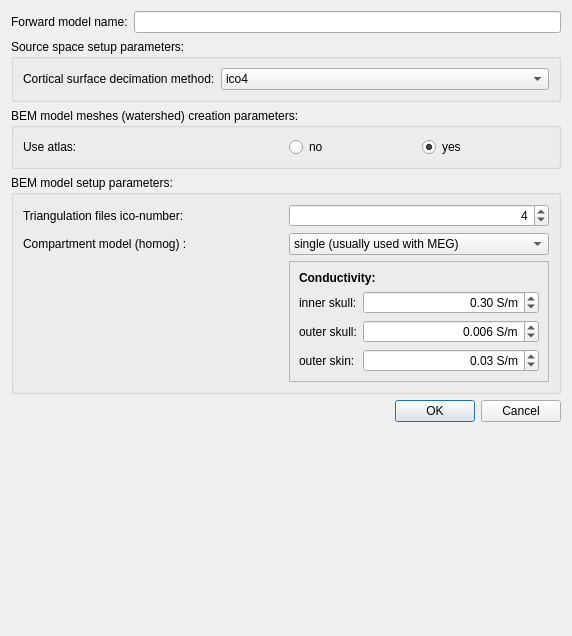
<?xml version="1.0" encoding="UTF-8"?>
<ui version="4.0">
 <class>forwardModelDialog</class>
 <widget class="QDialog" name="forwardModelDialog">
  <property name="geometry">
   <rect>
    <x>0</x>
    <y>0</y>
    <width>572</width>
    <height>636</height>
   </rect>
  </property>
  <property name="windowTitle">
   <string>Create new forward model</string>
  </property>
  <property name="modal">
   <bool>true</bool>
  </property>
  <layout class="QFormLayout" name="formLayout_3">
   <item row="4" column="0" colspan="2">
    <widget class="QDialogButtonBox" name="buttonBox">
     <property name="orientation">
      <enum>Qt::Horizontal</enum>
     </property>
     <property name="standardButtons">
      <set>QDialogButtonBox::Cancel|QDialogButtonBox::Ok</set>
     </property>
    </widget>
   </item>
   <item row="0" column="0" colspan="2">
    <layout class="QHBoxLayout" name="horizontalLayout_6">
     <item>
      <widget class="QLabel" name="labelFModelName">
       <property name="text">
        <string>Forward model name:</string>
       </property>
      </widget>
     </item>
     <item>
      <widget class="QLineEdit" name="lineEditFModelName"/>
     </item>
    </layout>
   </item>
   <item row="3" column="0" colspan="2">
    <widget class="QGroupBox" name="groupBoxSetupBem">
     <property name="title">
      <string>BEM model setup parameters:</string>
     </property>
     <layout class="QGridLayout" name="gridLayout">
      <item row="1" column="0">
       <widget class="QLabel" name="labelHomog">
        <property name="text">
         <string>Compartment model (homog) :</string>
        </property>
        <property name="buddy">
         <cstring>comboBoxCompartmentModel</cstring>
        </property>
       </widget>
      </item>
      <item row="1" column="1">
       <widget class="QComboBox" name="comboBoxCompartmentModel">
        <item>
         <property name="text">
          <string>single (usually used with MEG)</string>
         </property>
        </item>
        <item>
         <property name="text">
          <string>three layer</string>
         </property>
        </item>
       </widget>
      </item>
      <item row="2" column="1">
       <widget class="QFrame" name="frame_2">
        <property name="frameShape">
         <enum>QFrame::StyledPanel</enum>
        </property>
        <property name="frameShadow">
         <enum>QFrame::Raised</enum>
        </property>
        <layout class="QFormLayout" name="formLayout_2">
         <item row="0" column="0" colspan="2">
          <widget class="QLabel" name="labelConductivity">
           <property name="text">
            <string>&lt;html&gt;&lt;head/&gt;&lt;body&gt;&lt;p&gt;&lt;span style=&quot; font-weight:600;&quot;&gt;Conductivity:&lt;/span&gt;&lt;/p&gt;&lt;/body&gt;&lt;/html&gt;</string>
           </property>
          </widget>
         </item>
         <item row="1" column="0">
          <widget class="QLabel" name="labelBrainComp">
           <property name="text">
            <string>inner skull:</string>
           </property>
           <property name="buddy">
            <cstring>doubleSpinBoxBrainConductivity</cstring>
           </property>
          </widget>
         </item>
         <item row="1" column="1">
          <widget class="QDoubleSpinBox" name="doubleSpinBoxBrainConductivity">
           <property name="alignment">
            <set>Qt::AlignRight|Qt::AlignTrailing|Qt::AlignVCenter</set>
           </property>
           <property name="suffix">
            <string> S/m</string>
           </property>
           <property name="decimals">
            <number>2</number>
           </property>
           <property name="value">
            <double>0.300000000000000</double>
           </property>
          </widget>
         </item>
         <item row="2" column="0">
          <widget class="QLabel" name="labelSkullComp">
           <property name="text">
            <string>outer skull:</string>
           </property>
           <property name="buddy">
            <cstring>doubleSpinBoxSkullConductivity</cstring>
           </property>
          </widget>
         </item>
         <item row="2" column="1">
          <widget class="QDoubleSpinBox" name="doubleSpinBoxSkullConductivity">
           <property name="alignment">
            <set>Qt::AlignRight|Qt::AlignTrailing|Qt::AlignVCenter</set>
           </property>
           <property name="prefix">
            <string/>
           </property>
           <property name="suffix">
            <string> S/m</string>
           </property>
           <property name="decimals">
            <number>3</number>
           </property>
           <property name="value">
            <double>0.006000000000000</double>
           </property>
          </widget>
         </item>
         <item row="3" column="0">
          <widget class="QLabel" name="labelScalpComp">
           <property name="text">
            <string>outer skin:</string>
           </property>
           <property name="buddy">
            <cstring>doubleSpinBoxScalpConductivity</cstring>
           </property>
          </widget>
         </item>
         <item row="3" column="1">
          <widget class="QDoubleSpinBox" name="doubleSpinBoxScalpConductivity">
           <property name="alignment">
            <set>Qt::AlignRight|Qt::AlignTrailing|Qt::AlignVCenter</set>
           </property>
           <property name="suffix">
            <string> S/m</string>
           </property>
           <property name="value">
            <double>0.030000000000000</double>
           </property>
          </widget>
         </item>
        </layout>
       </widget>
      </item>
      <item row="0" column="0">
       <widget class="QLabel" name="labelTriangIco">
        <property name="text">
         <string>Triangulation files ico-number:</string>
        </property>
       </widget>
      </item>
      <item row="0" column="1">
       <widget class="QSpinBox" name="spinBoxTriangFilesIco">
        <property name="enabled">
         <bool>true</bool>
        </property>
        <property name="alignment">
         <set>Qt::AlignRight|Qt::AlignTrailing|Qt::AlignVCenter</set>
        </property>
        <property name="value">
         <number>4</number>
        </property>
       </widget>
      </item>
     </layout>
    </widget>
   </item>
   <item row="1" column="0" colspan="2">
    <widget class="QGroupBox" name="groupBoxSourceSpaceSetup">
     <property name="title">
      <string>Source space setup parameters:</string>
     </property>
     <layout class="QGridLayout" name="gridLayout_3">
      <item row="0" column="0">
       <widget class="QLabel" name="labelIco">
        <property name="text">
         <string>Cortical surface decimation method:</string>
        </property>
        <property name="buddy">
         <cstring></cstring>
        </property>
       </widget>
      </item>
      <item row="0" column="1" colspan="2">
       <widget class="QComboBox" name="comboBoxSurfaceDecimMethod">
        <item>
         <property name="text">
          <string>ico4</string>
         </property>
        </item>
        <item>
         <property name="text">
          <string>oct5</string>
         </property>
        </item>
        <item>
         <property name="text">
          <string>ico5</string>
         </property>
        </item>
        <item>
         <property name="text">
          <string>oct6</string>
         </property>
        </item>
       </widget>
      </item>
     </layout>
    </widget>
   </item>
   <item row="2" column="0" colspan="2">
    <widget class="QGroupBox" name="groupBoxBemModelMeshes">
     <property name="title">
      <string>BEM model meshes (watershed) creation parameters:</string>
     </property>
     <layout class="QGridLayout" name="gridLayout_2">
      <item row="0" column="0">
       <widget class="QLabel" name="labelAtlas">
        <property name="text">
         <string>Use atlas:</string>
        </property>
       </widget>
      </item>
      <item row="0" column="1">
       <layout class="QHBoxLayout" name="horizontalLayout_5">
        <item>
         <widget class="QRadioButton" name="radioButtonAtlasNo">
          <property name="text">
           <string>no</string>
          </property>
          <property name="checked">
           <bool>false</bool>
          </property>
          <attribute name="buttonGroup">
           <string>buttonGroupAtlas</string>
          </attribute>
         </widget>
        </item>
        <item>
         <widget class="QRadioButton" name="radioButtonAtlasYes">
          <property name="text">
           <string>yes</string>
          </property>
          <property name="checked">
           <bool>true</bool>
          </property>
          <attribute name="buttonGroup">
           <string>buttonGroupAtlas</string>
          </attribute>
         </widget>
        </item>
       </layout>
      </item>
     </layout>
    </widget>
   </item>
  </layout>
 </widget>
 <resources/>
 <connections>
  <connection>
   <sender>buttonBox</sender>
   <signal>accepted()</signal>
   <receiver>forwardModelDialog</receiver>
   <slot>accept()</slot>
   <hints>
    <hint type="sourcelabel">
     <x>569</x>
     <y>552</y>
    </hint>
    <hint type="destinationlabel">
     <x>157</x>
     <y>274</y>
    </hint>
   </hints>
  </connection>
  <connection>
   <sender>buttonBox</sender>
   <signal>rejected()</signal>
   <receiver>forwardModelDialog</receiver>
   <slot>reject()</slot>
   <hints>
    <hint type="sourcelabel">
     <x>569</x>
     <y>552</y>
    </hint>
    <hint type="destinationlabel">
     <x>286</x>
     <y>274</y>
    </hint>
   </hints>
  </connection>
 </connections>
 <buttongroups>
  <buttongroup name="buttonGroupAtlas"/>
  <buttongroup name="buttonGroupNosol"/>
  <buttongroup name="buttonGroupCorticalPatchStats"/>
 </buttongroups>
</ui>
